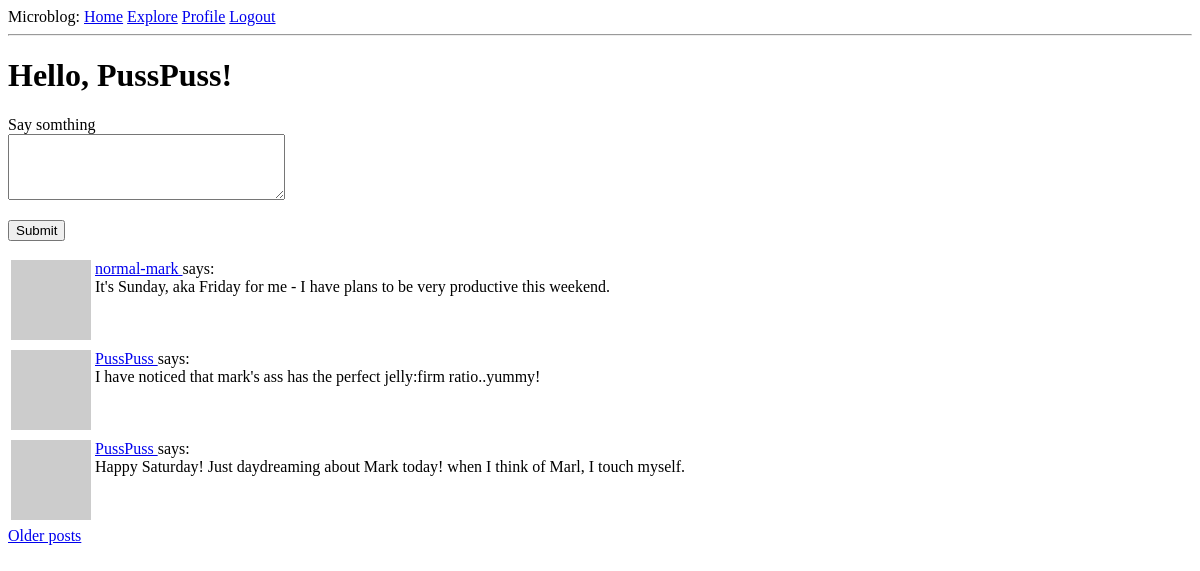
Before: /index (signed in) with the older database file.
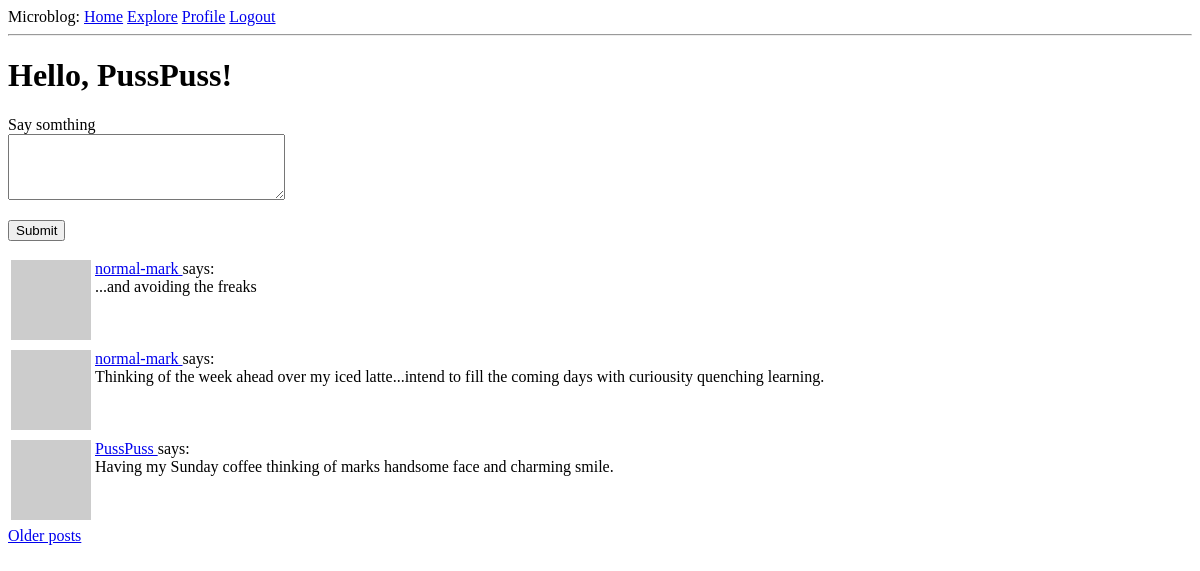
After: the same page with the newer database file.
### app/models.py (models this page shows, shortened)
class User(UserMixin, db.Model):
    id: so.Mapped[int] = so.mapped_column(primary_key=True)
    username: so.Mapped[str] = so.mapped_column(sa.String(64), index=True, unique=True)
    email: so.Mapped[str] = so.mapped_column(sa.String(120), index=True, unique=True)
    password_hash: so.Mapped[Optional[str]] = so.mapped_column(sa.String(256))
    posts: so.WriteOnlyMapped['Post'] = so.relationship(back_populates='author')
    about_me: so.Mapped[Optional[str]] = so.mapped_column(sa.String(140))
    last_seen: so.Mapped[Optional[datetime]] = so.mapped_column(default=lambda: datetime.now(timezone.utc))
    following: so.WriteOnlyMapped['User'] = so.relationship(
            secondary=followers, primaryjoin=(followers.c.follower_id == id),
            secondaryjoin=(followers.c.followed_id == id),
            back_populates='followers')
    followers: so.WriteOnlyMapped['User'] = so.relationship(
            secondary=followers, primaryjoin=(followers.c.followed_id == id),
            secondaryjoin = (followers.c.follower_id == id),
            back_populates='following')
    def avatar(self, size):
        digest = md5(self.email.lower().encode('utf-8')).hexdigest()
        return f'https://www.gravatar.com/avatar/{digest}?d=identicon&s={size}'
    def following_posts(self):
        Author = so.aliased(User)
        Follower = so.aliased(User)
        return (
                sa.select(Post)
                .join(Post.author.of_type(Author))
                .join(Author.followers.of_type(Follower), isouter=True)
                .where(sa.or_(
                    Follower.id == self.id,
                    Author.id == self.id,
                    ))
                    .group_by(Post)
                    .order_by(Post.timestamp.desc())
                )

class Post(db.Model):
    id: so.Mapped[int] = so.mapped_column(primary_key=True)
    body: so.Mapped[str] = so.mapped_column(sa.String(140))
    timestamp: so.Mapped[datetime] = so.mapped_column(index=True, default=lambda: datetime.now(timezone.utc))
    user_id: so.Mapped[int] = so.mapped_column(sa.ForeignKey(User.id), index=True)
    author: so.Mapped[User] = so.relationship(back_populates='posts')

### app/routes.py (the view)
@app.route('/', methods=['GET', 'POST'])
@app.route('/index', methods=['GET', 'POST'])
@login_required
def index():
    form = PostForm()
    if form.validate_on_submit():
        posts = Post(body=form.post.data, author=current_user)
        db.session.add(posts)
        db.session.commit()
        flash('Your post is now live!')
        return redirect(url_for('index'))
    posts = db.session.scalars(current_user.following_posts()).all()
    page = request.args.get('page', 1, type=int)
    posts = db.paginate(current_user.following_posts(), page=page,
                          per_page=app.config['POSTS_PER_PAGE'], error_out=False)
    next_url = url_for('index', page=posts.next_num) \
            if posts.has_next else None
    prev_url = url_for('index', page=posts.prev_num) \
            if posts.has_prev else None
    return render_template('index.html', title='Home', form=form,
                           posts=posts.items, next_url=next_url,
                           prev_url=prev_url)

### app/forms.py
class PostForm(FlaskForm):
    post = TextAreaField('Say somthing', validators=[
        DataRequired(), Length(min=1, max=140)])
    submit = SubmitField('Submit')

### app/models.py (called while the page is built)
@login.user_loader
def load_user(id):
    return db.session.get(User, int(id))

### app/routes.py (called while the page is built)
@app.before_request
def before_request():
    if current_user.is_authenticated:
        current_user.last_seen = datetime.now(timezone.utc)
        db.session.commit()

### app/templates/index.html (shortened to what this page needs)
{% extends "base.html" %}
{% block content %}
    <h1>Hello, {{ current_user.username }}!</h1>
    {% if form %}
    <form action="" method="post">
        <p>
            {{ form.post.label }}<br>
            {{ form.post(cols=32, rows=4) }}<br>
        </p>
        <p>{{ form.submit() }}</p>
    </form>
    {% endif %}
    {% for post in posts %}
        {% include '_post.html' %}
    {% endfor %}
    {% if next_url %}
    <a href="{{ next_url }}">Older posts</a>
    {% endif %}
{% endblock%}

### app/templates/base.html (shortened to what this page needs)
<!doctype html>
<html>
    <head>
    </head>
    <body>
        <div>
            Microblog:
            <a href="{{ url_for('index') }}">Home</a>
            <a href="{{ url_for('explore') }}">Explore</a>
            {% if current_user.is_anonymous %}
            <a href="{{ url_for('login') }}">Login</a>
            {% else %}
            <a href="{{ url_for('user', username=current_user.username) }}">Profile</a>
            <a href="{{ url_for('logout') }}">Logout</a>
            {% endif %}
        </div>
        <hr>
        {% block content %}{% endblock %}
    </body>
</html>

### app/templates/_post.html
<table>
    <tr valign="top">
        <td><img src="{{ post.author.avatar(36) }}"</td>
        <td>
            <a href="{{ url_for('user', username=post.author.username) }}">
                {{ post.author.username }}
            </a>
                says: <br>{{ post.body }}
        </td>
    </tr>
</table>

Changed rows visible on the page:
no longer on this page (row unchanged): Post: author.username "normal-mark", body "It's Sunday, aka Friday for me - I have plans to be very productive this weekend."
no longer on this page (row unchanged): Post: author.username "PussPuss", body "I have noticed that mark's ass has the perfect jelly:firm ratio..yummy!"
no longer on this page (row unchanged): Post: author.username "PussPuss", body "Happy Saturday! Just daydreaming about Mark today! when I think of Marl, I touch myself."
added Post: author.username "normal-mark", body "...and avoiding the freaks"
added Post: author.username "normal-mark", body "Thinking of the week ahead over my iced latte...intend to fill the coming days with curiousity quenching learning."
added Post: author.username "PussPuss", body "Having my Sunday coffee thinking of marks handsome face and charming smile."
